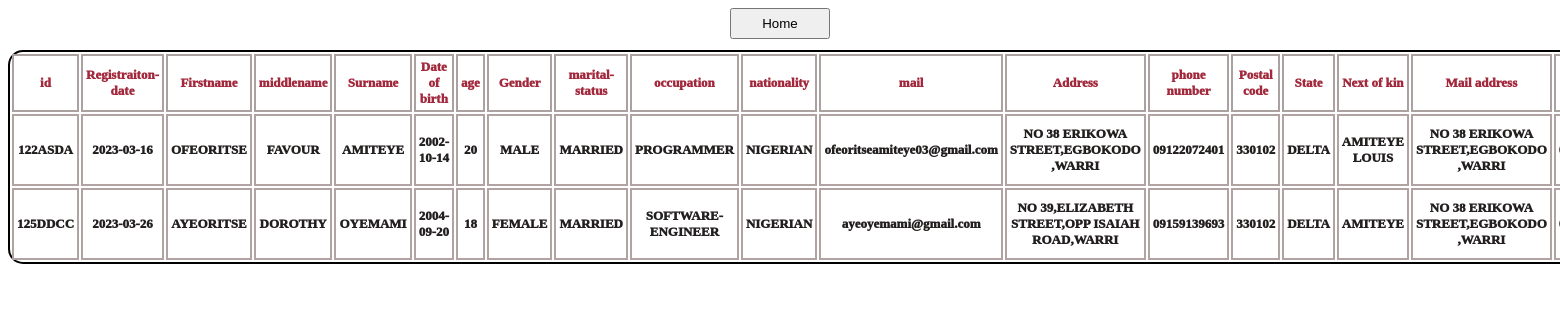
/manage.php, run on the app's committed database.
### tables this page shows
CREATE TABLE `registration` (
  `id` varchar(10) NOT NULL,
  `registration-date` date NOT NULL,
  `firstname` varchar(20) NOT NULL,
  `middlename` varchar(20) NOT NULL,
  `surname` varchar(20) NOT NULL,
  `d.o.b` date NOT NULL,
  `age` varchar(3) NOT NULL,
  `gender` varchar(10) NOT NULL,
  `marital` varchar(11) NOT NULL,
  `occupation` varchar(20) NOT NULL,
  `nationality` varchar(20) NOT NULL,
  `phone.no` varchar(11) NOT NULL,
  `mail` varchar(30) NOT NULL,
  `next of kin` varchar(20) NOT NULL,
  `phone` varchar(11) NOT NULL,
  `address` varchar(100) NOT NULL,
  `postal.code` varchar(10) NOT NULL,
  `state` varchar(11) NOT NULL,
  `m.address` varchar(100) NOT NULL,
  `m.postal.code` varchar(10) NOT NULL,
  `m.state` varchar(11) NOT NULL,
  `payment` varchar(20) NOT NULL
);

### manage.php (the view, shortened to what this page needs)
<?php
include "db_conn.php";
?>
<!DOCTYPE html>
<html lang="en">
<head>
</head>
<link rel="stylesheet" href="style3.css">
<body>
<a href="newpage.php"><button style="color:black;margin-bottom:11px">Home</button></a>
    <div class="table" style="font-size:13px;">
        <table>
            <thead>
            <tr>
            <th>id</th>
            <th>Registraiton-date</th>
            <th>Firstname</th>
            <th>middlename</th>
            <th>Surname</th>
            <th>Date of birth</th>
            <th>age</th>
            <th>Gender</th>
            <th>marital-status</th>
            <th>occupation</th>
            <th>nationality</th>
            <th>mail</th>
            <th>Address</th>
            <th>phone number</th>
            <th>Postal code</th>
            <th>State</th>
            <th>Next of kin</th>
            <th>Mail address</th>
            <th>Phone number</th>
        </tr>
            </thead>
            <tbody>
                <?php
                $sql ="SELECT * FROM `registration`";
                $result = mysqli_query($conn,$sql);
                if($result)
                {
                    while($row =mysqli_fetch_assoc($result))
                    {
                        $id=$row['id'];
                        $regdate=$row['registration-date'];
                        $fname =$row['firstname'];
                        $mname =$row['middlename'];
                        $sname =$row['surname'];
                        $dob=$row['d.o.b'];
                        $age=$row['age'];
                        $gender=$row['gender'];
                        $marital=$row['marital'];
                        $occupation=$row['occupation'];
                        $nationality=$row['nationality'];
                        $phone=$row['phone.no'];
                        $mail=$row['mail'];
                        $nok=$row['next of kin'];
                        $nokphone=$row['phone'];
                        $address1=$row['address'];
                        $post=$row['postal.code'];
                        $state=$row['state'];
                        $address2=$row['m.address'];
                        $post1=$row['m.postal.code'];
                        $state2=$row['m.state'];
                        $payment=$row['payment'];
                        echo '<tr>
                        <td>'.$id.'</td>
                        <td>'.$regdate.'</td>
                        <td>'.$fname.'</td>
                        <td>'.$mname.'</td>
                        <td>'.$sname.'</td>
                        <td>'.$dob.'</td>
                        <td>'.$age.'</td>
                        <td>'.$gender.'</td>
                        <td>'.$marital.'</td>
                        <td>'.$occupation.'</td>
                        <td>'.$nationality.'</td>
                        <td>'.$mail.'</td>
                        <td>'.$address1.'</td>
                        <td>'.$phone.'</td>
                        <td>'.$post.'</td>
                        <td>'.$state.'</td>
                        <td>'.$nok.'</td>
                        <td>'.$address2.'</td>
                        <td>'.$nokphone.'</td>
                        <td>'.$post1.'</td>
                        <td>'.$state2.'</td>
                        <td>'.$payment.'</td>
                        <td style="width:100px">
                        <a href="update.php? updateid='.$id.'"><button style="background-color: blue;">Update</button></a>
                        <a href="delete.php? deleteid='.$id.'"><button style="background-color: red;">Delete</button></a>
                        </td>
                        </tr>';
                    }
                }
                ?>
            </tbody>
        </table>
    </div>
</body>
</html>

### style3.css (style rules this page uses)
body { text-align: center; color:rgb(35, 31, 31); background-color: white; }
table { background-color: white; border-radius: 15px; border: 2px solid black; }
th { border: 2px solid rgb(172, 161, 161); padding: 3px; color: #a2283c; font-weight: 1000; }
td { border: 2px solid rgb(178, 163, 163); font-weight: 1000; padding: 3px; }
button { padding: none; color: rgb(37, 34, 34); height: 31px; width:100px; }

### data on the page
registration: id "122ASDA", value "2023-03-16", firstname "OFEORITSE", middlename "FAVOUR", surname "AMITEYE", value "2002-10-14", age "20", gender "MALE", marital "MARRIED", occupation "PROGRAMMER", nationality "NIGERIAN", mail "ofeoritseamiteye03@gmail.com", address "NO 38 ERIKOWA STREET,EGBOKODO ,WARRI", value "09122072401", value "330102", state "DELTA", next of kin "AMITEYE LOUIS", value "NO 38 ERIKOWA STREET,EGBOKODO ,WARRI"
registration: id "125DDCC", value "2023-03-26", firstname "AYEORITSE", middlename "DOROTHY", surname "OYEMAMI", value "2004-09-20", age "18", gender "FEMALE", marital "MARRIED", occupation "SOFTWARE-ENGINEER", nationality "NIGERIAN", mail "ayeoyemami@gmail.com", address "NO 39,ELIZABETH STREET,OPP ISAIAH ROAD,WARRI", value "09159139693", value "330102", state "DELTA", next of kin "AMITEYE", value "NO 38 ERIKOWA STREET,EGBOKODO ,WARRI"
